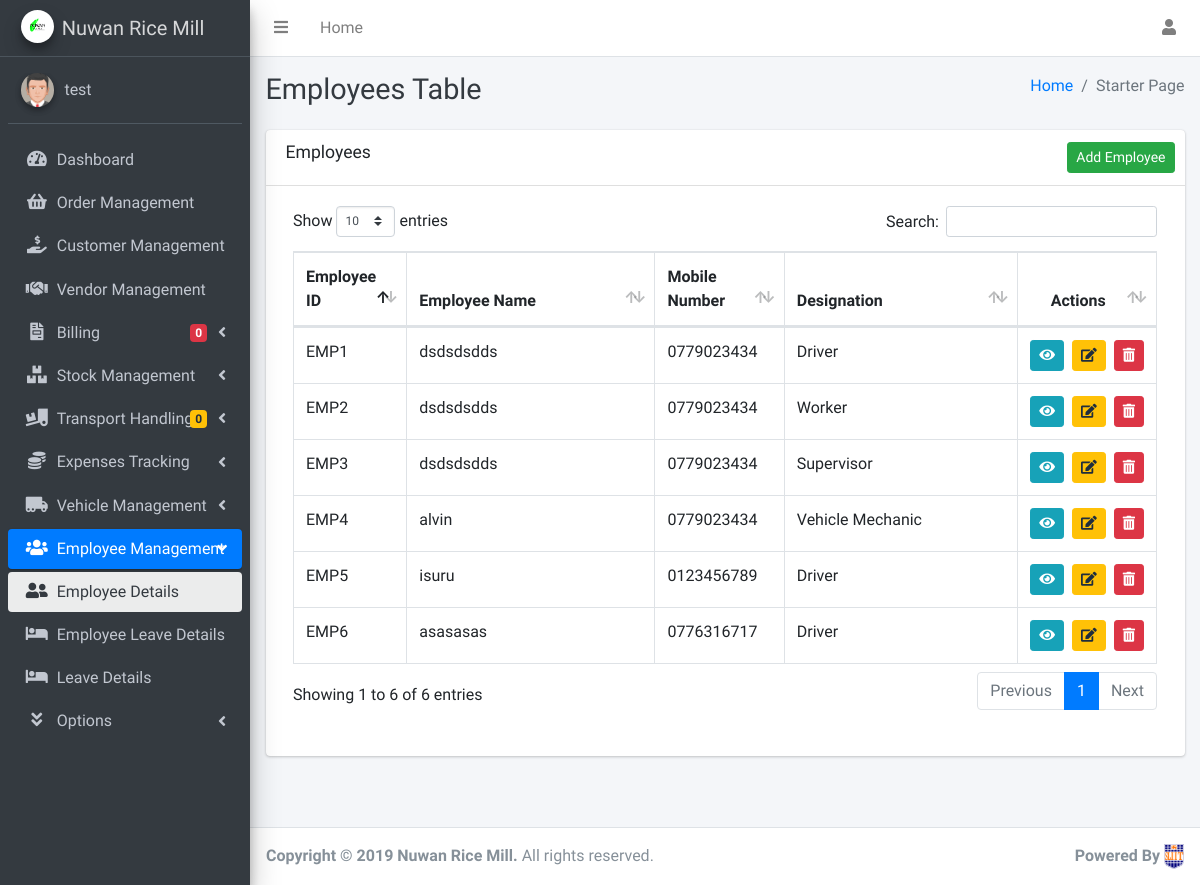
The page /Employee/EmployeeTable.php (signed in) on the database as committed earlier.
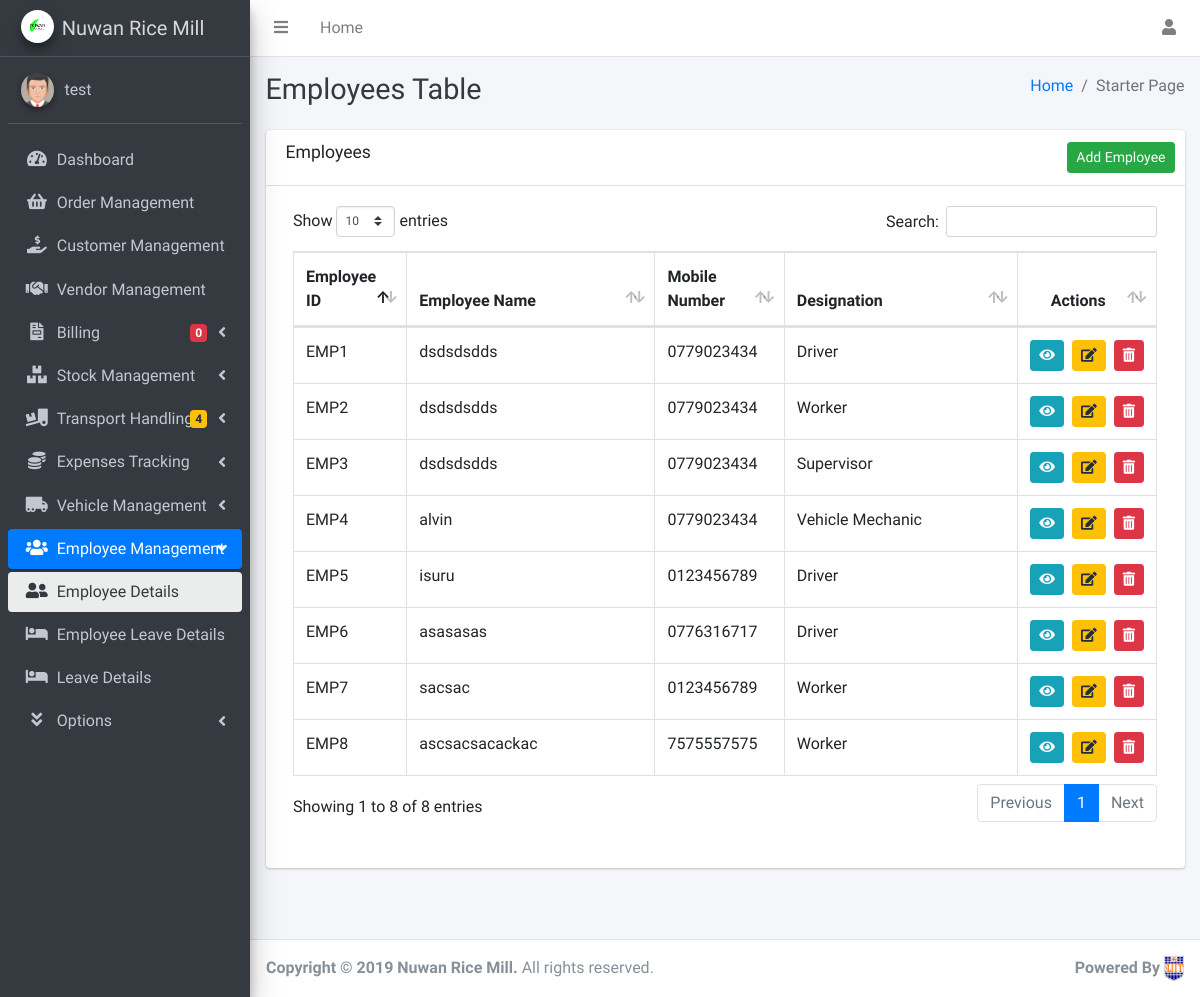
The same page on the database as committed later.
### tables this page shows
CREATE TABLE `employee` (
  `id` int(11) NOT NULL,
  `empid` varchar(50) NOT NULL,
  `fullname` varchar(200) NOT NULL,
  `name` varchar(100) NOT NULL,
  `dob` date NOT NULL,
  `gender` varchar(10) NOT NULL,
  `nicnum` varchar(12) NOT NULL,
  `mnumber` varchar(10) NOT NULL,
  `empaddress` varchar(250) NOT NULL,
  `jondate` date NOT NULL,
  `emptype` varchar(15) NOT NULL,
  `designation` varchar(25) NOT NULL,
  `DrivingLicenNum` varchar(50) NOT NULL,
  `Imglocation` varchar(200) NOT NULL,
  `Imgstatus` varchar(2) NOT NULL
);

### Employee/EmployeeTable.php (the view, shortened to what this page needs)
<?php
require '../inc/dbconnect.php';
include '../inc/Dashboardcalculations.php';
$query = "SELECT * FROM employee";
$employees = mysqli_query($con, $query);
?>
<!DOCTYPE html>
<html lang="en">
<head>
    <link rel="stylesheet" href="../dist/css/customCSS.css">
    <link rel="stylesheet" href="../plugins/overlayScrollbars/css/OverlayScrollbars.min.css">
    <link rel="stylesheet" href="../plugins/fontawesome-free/css/all.min.css">
    <link rel="stylesheet" href="../dist/css/adminlte.min.css">
    <link rel="stylesheet" href="../plugins/datatables-bs4/css/dataTables.bootstrap4.css">
    <link rel="stylesheet" href="../sweetalert/sweetalert2.min.css">
</head>
<body class="hold-transition sidebar-mini layout-fixed layout-navbar-fixed layout-footer-fixed">
    <div class="wrapper">
        <nav class="main-header navbar navbar-expand navbar-white navbar-light">
            <ul class="navbar-nav">
                <li class="nav-item">
                    <a class="nav-link" data-widget="pushmenu" href="#"><i class="fas fa-bars"></i></a>
                </li>
                <li class="nav-item d-none d-sm-inline-block">
                    <a href="#" class="nav-link">Home</a>
                </li>
            </ul>
            <ul class="navbar-nav ml-auto">
                <li class="nav-item dropdown">
                    <a class="nav-link" data-toggle="dropdown" href="#">
                        <i class="fa fa-user"></i>
                    </a>
                </li>
            </ul>
        </nav>
        <aside class="main-sidebar sidebar-dark-primary elevation-4">
            <a href="index3.html" class="brand-link">
                <img src="../dist/img/RICE.jpg" alt="Company Logo" class="brand-image img-circle elevation-3">
                <span class="brand-text font-weight-light">Nuwan Rice Mill</span>
            </a>
            <div class="sidebar">
                <div class="user-panel mt-3 pb-3 mb-3 d-flex">
                    <div class="image">
                        <img src="../dist/img/4.jpg" class="img-circle elevation-2" alt="User Image">
                    </div>
                    <div class="info">
                        <a href="#" class="d-block"><?php echo $_SESSION['username']; ?></a>
                    </div>
                </div>
                <nav class="mt-2">
                    <ul class="nav nav-pills nav-sidebar flex-column" data-widget="treeview" role="menu" data-accordion="false">
                        <li class="nav-item">
                            <a href="../index.php" class="nav-link">
                                <i class="nav-icon fas fa-tachometer-alt"></i>
                                <p>Dashboard</p>
                            </a>
                        </li>
                        <li class="nav-item">
                            <a href="../Order/OrderTable.php" class="nav-link">
                                <i class="nav-icon fas fa-shopping-basket"></i>
                                <p>Order Management</p>
                            </a>
                        </li>
                        <li class="nav-item">
                            <a href="../Customer/CustomerTable.php" class="nav-link">
                                <i class="nav-icon fas fa-hand-holding-usd"></i>
                                <p>Customer Management</p>
                            </a>
                        </li>
                        <li class="nav-item">
                            <a href="../Vendor/VendorTable.php" class="nav-link">
                                <i class="nav-icon fas fa-handshake"></i>
                                <p>Vendor Management</p>
                            </a>
                        </li>
                        <li class="nav-item has-treeview">
                            <a href="#" class="nav-link">
                                <i class="nav-icon fas fa-file-invoice"></i>
                                <p>Billing
                                    <i class="right fas fa-angle-left"></i>
                                    <span class="badge badge-danger right"><?php num_of_new_orders(); ?></span>
                                </p>
                            </a>
                        </li>
                        <li class="nav-item has-treeview">
                            <a href="#" class="nav-link ">
                                <i class="nav-icon fas fa-boxes"></i>
                                <p>Stock Management
                                    <i class="right fas fa-angle-left"></i>
                                </p>
                            </a>
                        </li>
                        <li class="nav-item has-treeview">
                            <a href="#" class="nav-link">
                                <i class="nav-icon fas fa-truck-loading"></i>
                                <p>Transport Handling
                                    <i class="right fas fa-angle-left"></i>
                                    <span class="badge badge-warning right"><?php num_of_transportAction(); ?></span>
                                </p>
                            </a>
                        </li>
                        <li class="nav-item">
                            <a href="" class="nav-link">
                                <i class="nav-icon fas fa-coins"></i>
                                <p>Expenses Tracking
                                    <i class="right fas fa-angle-left"></i>
                                </p>
                            </a>
                        </li>
                        <li class="nav-item">
                            <a href="" class="nav-link">
                                <i class="nav-icon fas fa-truck-moving"></i>
                                <p>Vehicle Management
                                    <i class="right fas fa-angle-left"></i>
                                </p>
                            </a>
                        </li>
                        <li class="nav-item has-treeview menu-open">
                            <a href="" class="nav-link active">
                                <i class="nav-icon fas fa-users"></i>
                                <p>Employee Management
                                    <i class="right fas fa-angle-left"></i>
                                </p>
                            </a>
                            <ul class="nav nav-treeview">
                                <li class="nav-item">
                                    <a href="../Employee/EmployeeTable.php" class="nav-link active">
                                        <i class="nav-icon fas fa-user-friends"></i>
                                        <p>Employee Details</p>
                                    </a>
                                </li>
                                <li class="nav-item">
                                    <a href="../Employee/Leave/LeaveManagementTable.php" class="nav-link">
                                        <i class="nav-icon fas fa-bed"></i>
                                        <p>Employee Leave Details</p>
                                    </a>
                                </li>
                                <li class="nav-item">
                                    <a href="../Employee/Leave/LeaveTypeTable.php" class="nav-link">
                                        <i class="nav-icon fas fa-bed"></i>
                                        <p>Leave Details</p>
                                    </a>
                                </li>
                            </ul>
                        </li>
                        <li class="nav-item has-treeview">
                            <a href="" class="nav-link">
                                <i class="nav-icon fas fa-angle-double-down"></i>
                                <p>
                                    Options
                                    <i class="right fas fa-angle-left"></i>
                                </p>
                            </a>
                        </li>
                    </ul>
                </nav>
            </div>
        </aside>
        <div class="content-wrapper">
            <div class="content-header">
                <div class="container-fluid">
                    <div class="row mb-2">
                        <div class="col-sm-6">
                            <h1 class="m-0 text-dark">Employees <span>Table</span></h1>
                        </div>
                        <div class="col-sm-6">
                            <ol class="breadcrumb float-sm-right">
                                <li class="breadcrumb-item"><a href="#">Home</a></li>
                                <li class="breadcrumb-item active">Starter Page</li>
                            </ol>
                        </div>
                    </div>
                </div>
            </div>
            <div class="content">
                <div class="container-fluid">
                    <div class="card mb-5">
                        <div class="card-header">
                            <h3 class="card-title">Employees</h3>
                            <div class="card-tools">
                                <a href="AddEmployee.php"><button type="button" class="btn btn-success btn-sm">Add Employee</button></a>
                            </div>
                        </div>
                        <div class="card-body">
                            <div class="table-responsive">
                                <div class="dataTables_wrapper container-fluid dt-bootstrap4">
                                    <table id="example1" class="table table-bordered table-hover">
                                        <thead>
                                            <tr>
                                                <th style="width: 12%">Employee ID</th>
                                                <th>Employee Name</th>
                                                <th style="width: 15%">Mobile Number</th>
                                                <th>Designation</th>
                                                <th class="text-center" style="width: 10%">Actions</th>
                                            </tr>
                                        </thead>
                                        <tbody>
                                            <?php
                                            while ($row = mysqli_fetch_assoc($employees)) {
                                                $id = $row['id'];
                                                $empID = $row['empid'];
                                                $empName = $row['name'];
                                                $empMNumber = $row['mnumber'];
                                                $designation = $row['designation'];
                                            ?>
                                                <tr>
                                                    <td><?php echo $empID ?></td>
                                                    <td><?php echo $empName ?></td>
                                                    <td><?php echo $empMNumber ?></td>
                                                    <td><?php echo $designation ?></td>
                                                    <td class="text-center">
                                                        <div class="btn-group btn-group-sm">
                                                            <a href="ViewEmployeeDetails.php?eid=<?php echo $id  ?>"><button type="button" class="btn btn-info btn-sm" data-toggle="tooltip" data-placement="top" title="View">
                                                                    <i class="fas fa-eye"></i>
                                                                </button></a> &nbsp;&nbsp;
                                                            <a href="EmployeeDetails.php?eid=<?php echo $id  ?>"><button type="button" class="btn btn-warning btn-sm" data-toggle="tooltip" data-placement="top" title="Edit">
                                                                    <i class="fas fa-edit"></i>
                                                                </button></a> &nbsp;&nbsp;
                                                            <a href="../inc/deleteemployee.php?eid=<?php echo $id  ?>" class="btn-del"><button type="button" class="btn btn-danger btn-sm" data-toggle="tooltip" data-placement="top" title="Delete">
                                                                    <i class="fas fa-trash-alt"></i>
                                                                </button></a>
                                                        </div>
                                                    </td>
                                                </tr>
                                            <?php
                                            }
                                            ?>
                                        </tbody>
                                    </table>
                                </div>
                                <br>
                            </div>
                        </div>
                    </div>
                    <br>
                </div>
            </div>
        </div>
        <footer class="main-footer">
            <strong>Copyright &copy; 2019 Nuwan Rice Mill.</strong> All rights reserved.
            <div class="float-right d-none d-sm-inline-block">
                <b>Powered By</b> <img src="../dist/img/3.png" alt="User Image">
            </div>
        </footer>
    </div>
</body>
</html>

### inc/Dashboardcalculations.php (shortened to what this page needs)
<?php
function num_of_new_orders(){
    include 'dbconnect.php';
    $sql = "SELECT COUNT(o.OrderM_ID) AS NewOrders FROM orderm o WHERE o.invoice_created = 0";
    $resultset = mysqli_query($con,$sql);
    $row = mysqli_fetch_assoc($resultset);
    $result = $row['NewOrders'];
    echo $result;
}
function num_of_transportAction(){
    include 'dbconnect.php';
    $sql = "SELECT COUNT(o.OrderM_ID) AS TransportAction FROM orderm o WHERE o.D_Status='Yes' AND o.t_status='0' AND o.t_d_status='0'";
    $resultset = mysqli_query($con, $sql);
    $row = mysqli_fetch_assoc($resultset);
    $result = $row['TransportAction'];
    echo $result;
}
?>

Rows that differ between the two databases and show on the page:
added employee: empid "EMP7", name "sacsac", mnumber "0123456789", designation "Worker"
added employee: empid "EMP8", name "ascsacsacackac", mnumber "7575557575", designation "Worker"
Other text that changed with them:
$result: "0" → "4"
text written by a page script: "Show entries Search: Showing 1 to 6 of 6 entries Previous 1 Next" → "Show entries Search: Showing 1 to 8 of 8 entries Previous 1 Next"
